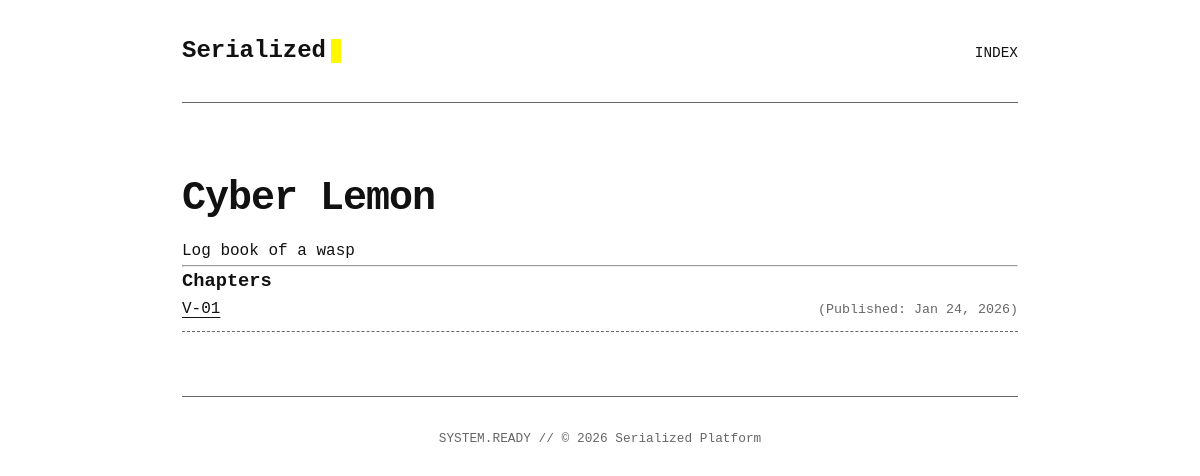
/cyber-lemon/, run on the app's committed database.
### stories/models.py (models this page shows, shortened)
class Story(models.Model):
    title = models.CharField(max_length=200)
    slug = models.SlugField(unique=True, help_text="URL friendly version of the title")
    summary = models.TextField()
    cover_image = models.URLField(blank=True, null=True, help_text="URL to a cover image (optional)")
    created_at = models.DateTimeField(auto_now_add=True)
    class Meta:
        verbose_name_plural = "Stories"

class Chapter(models.Model):
    story = models.ForeignKey(Story, on_delete=models.CASCADE, related_name='chapters')
    title = models.CharField(max_length=200)
    number = models.IntegerField(help_text="Chapter number (1, 2, 3...)")
    content = models.TextField()
    publish_date = models.DateTimeField(default=timezone.now, help_text="When should this be visible?")
    objects = PublishedManager()
    all_objects = models.Manager()
    class Meta:
        ordering = ['number']
        unique_together = ['story', 'number']
    def get_absolute_url(self):
        return reverse('stories:chapter_detail', args=[self.story.slug, self.number])

### stories/views.py (the view)
# urls.py: path('<slug:story_slug>/', views.story_detail, name='story_detail'),
def story_detail(request, story_slug):
    story = get_object_or_404(Story, slug=story_slug)
    chapters = story.chapters.published()
    return render(request, 'stories/story_detail.html', {
        'story': story,
        'chapters': chapters
    })

### stories/models.py (called while the page is built)
    def published(self):
        return self.get_queryset().filter(publish_date__lte=timezone.now())

### stories/templates/stories/story_detail.html (shortened to what this page needs)
{% extends "base.html" %}
{% block content %}
<article class="story-detail">
    <h1>{{ story.title }}</h1>
    <p class="summary">{{ story.summary }}</p>
    <hr>
    <h3>Chapters</h3>
    <ol class="chapter-list">
        {% for chapter in chapters %}
            <li>
                <a href="{{ chapter.get_absolute_url }}">
                    {{ chapter.title }}
                </a>
                <small>(Published: {{ chapter.publish_date|date:"M d, Y" }})</small>
            </li>
        {% empty %}
            <li>No chapters available yet.</li>
        {% endfor %}
    </ol>
</article>
{% endblock %}

### stories/static/stories/style.css (style rules this page uses)
:root { --bg-color: #ffffff; --text-color: #111111; --accent-color: #000000; --secondary-color: #666666; --code-bg: #f4f4f4; --highlight-color: #FFF700; --font-stack: 'JetBrains Mono', 'Fira Code', 'Courier New', monospace; }
* { box-sizing: border-box; margin: 0; padding: 0; }
body { background-color: var(--bg-color); color: var(--text-color); font-family: var(--font-stack); line-height: 1.6; padding: 2rem; max-width: 900px; margin: 0 auto; }
a { color: inherit; text-decoration: underline; text-decoration-thickness: 1px; text-underline-offset: 4px; }
h1 { font-size: 2.5rem; font-weight: 700; margin-bottom: 0.5rem; letter-spacing: -1px; }
.chapter-list { list-style: none; }
.chapter-list li { margin-bottom: 0.5rem; border-bottom: 1px dashed var(--secondary-color); padding-bottom: 0.5rem; display: flex; justify-content: space-between; align-items: center; }
.chapter-list small { color: var(--secondary-color); }

### data on the page
Story: title "Cyber Lemon", summary "Log book of a wasp"
Chapter: title "V-01", publish_date "Jan 24, 2026"
